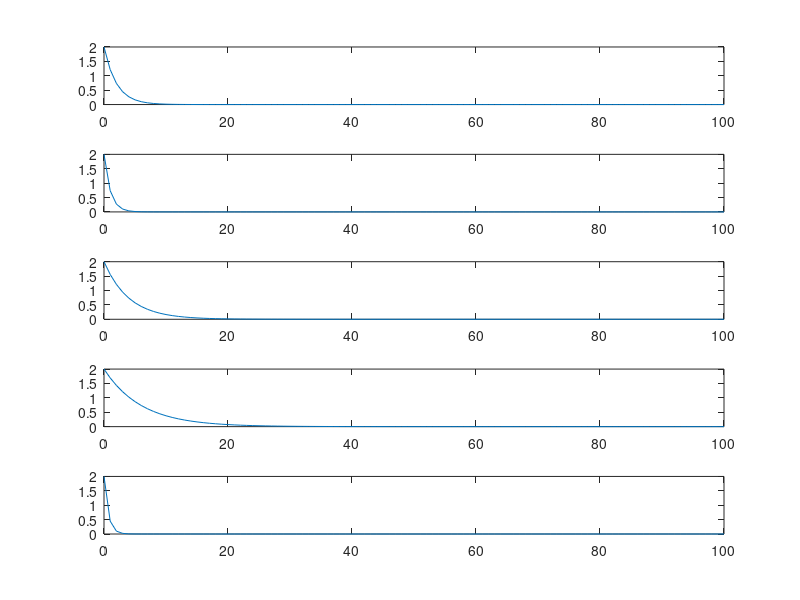

MATLAB code for this plot:
clc
clear all
t=0:100;
x=2*exp(-t/2)
subplot(5,1,1)
plot(t,x)
a=2;
t1=a*t
x=2*exp(-t1/2)
subplot(5,1,2)
plot(t1/a,x)
a1=1/2;
t2=a1*t
x=2*exp(-t2/2)
subplot(5,1,3)
plot(t2/a1,x)
a2=1/3;
t3=a2*t
x=2*exp(-t3/2)
subplot(5,1,4)
plot(t3/a2,x)
a3=3;
t4=a3*t
x=2*exp(-t4/2)
subplot(5,1,5)
plot(t4/a3,x)
